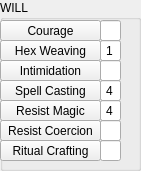
    <widget class="QGroupBox" name="Group_WILL">
     <property name="geometry">
      <rect>
       <x>160</x>
       <y>270</y>
       <width>141</width>
       <height>171</height>
      </rect>
     </property>
     <property name="title">
      <string>WILL</string>
     </property>
     <widget class="QPushButton" name="Courage">
      <property name="geometry">
       <rect>
        <x>0</x>
        <y>20</y>
        <width>101</width>
        <height>21</height>
       </rect>
      </property>
      <property name="text">
       <string>Courage</string>
      </property>
      <property name="checkable">
       <bool>false</bool>
      </property>
     </widget>
     <widget class="QPushButton" name="HexWeaving">
      <property name="geometry">
       <rect>
        <x>0</x>
        <y>40</y>
        <width>101</width>
        <height>21</height>
       </rect>
      </property>
      <property name="text">
       <string>Hex Weaving</string>
      </property>
      <property name="checkable">
       <bool>false</bool>
      </property>
     </widget>
     <widget class="QPushButton" name="Intimidation">
      <property name="geometry">
       <rect>
        <x>0</x>
        <y>60</y>
        <width>101</width>
        <height>21</height>
       </rect>
      </property>
      <property name="text">
       <string>Intimidation</string>
      </property>
      <property name="checkable">
       <bool>false</bool>
      </property>
     </widget>
     <widget class="QPushButton" name="SpellCasting">
      <property name="geometry">
       <rect>
        <x>0</x>
        <y>80</y>
        <width>101</width>
        <height>21</height>
       </rect>
      </property>
      <property name="text">
       <string>Spell Casting</string>
      </property>
      <property name="checkable">
       <bool>false</bool>
      </property>
     </widget>
     <widget class="QPushButton" name="ResistMagic">
      <property name="geometry">
       <rect>
        <x>0</x>
        <y>100</y>
        <width>101</width>
        <height>21</height>
       </rect>
      </property>
      <property name="text">
       <string>Resist Magic</string>
      </property>
      <property name="checkable">
       <bool>false</bool>
      </property>
     </widget>
     <widget class="QPushButton" name="ResistCoercion">
      <property name="geometry">
       <rect>
        <x>0</x>
        <y>120</y>
        <width>101</width>
        <height>21</height>
       </rect>
      </property>
      <property name="text">
       <string>Resist Coercion</string>
      </property>
      <property name="checkable">
       <bool>false</bool>
      </property>
     </widget>
     <widget class="QPushButton" name="RitualCrafting">
      <property name="geometry">
       <rect>
        <x>0</x>
        <y>140</y>
        <width>101</width>
        <height>21</height>
       </rect>
      </property>
      <property name="text">
       <string>Ritual Crafting</string>
      </property>
      <property name="checkable">
       <bool>false</bool>
      </property>
     </widget>
     <widget class="QLineEdit" name="Courage_Value">
      <property name="geometry">
       <rect>
        <x>100</x>
        <y>20</y>
        <width>21</width>
        <height>21</height>
       </rect>
      </property>
      <property name="alignment">
       <set>Qt::AlignCenter</set>
      </property>
      <property name="readOnly">
       <bool>true</bool>
      </property>
     </widget>
     <widget class="QLineEdit" name="HexWeaving_Value">
      <property name="geometry">
       <rect>
        <x>100</x>
        <y>40</y>
        <width>21</width>
        <height>21</height>
       </rect>
      </property>
      <property name="text">
       <string>1</string>
      </property>
      <property name="alignment">
       <set>Qt::AlignCenter</set>
      </property>
      <property name="readOnly">
       <bool>true</bool>
      </property>
     </widget>
     <widget class="QLineEdit" name="Intimidation_Value">
      <property name="geometry">
       <rect>
        <x>100</x>
        <y>60</y>
        <width>21</width>
        <height>21</height>
       </rect>
      </property>
      <property name="alignment">
       <set>Qt::AlignCenter</set>
      </property>
      <property name="readOnly">
       <bool>true</bool>
      </property>
     </widget>
     <widget class="QLineEdit" name="SpellCasting_Value">
      <property name="geometry">
       <rect>
        <x>100</x>
        <y>80</y>
        <width>21</width>
        <height>21</height>
       </rect>
      </property>
      <property name="text">
       <string>4</string>
      </property>
      <property name="alignment">
       <set>Qt::AlignCenter</set>
      </property>
      <property name="readOnly">
       <bool>true</bool>
      </property>
     </widget>
     <widget class="QLineEdit" name="ResistMagic_Value">
      <property name="geometry">
       <rect>
        <x>100</x>
        <y>100</y>
        <width>21</width>
        <height>21</height>
       </rect>
      </property>
      <property name="text">
       <string>4</string>
      </property>
      <property name="alignment">
       <set>Qt::AlignCenter</set>
      </property>
      <property name="readOnly">
       <bool>true</bool>
      </property>
     </widget>
     <widget class="QLineEdit" name="ResistCoercion_Value">
      <property name="geometry">
       <rect>
        <x>100</x>
        <y>120</y>
        <width>21</width>
        <height>21</height>
       </rect>
      </property>
      <property name="alignment">
       <set>Qt::AlignCenter</set>
      </property>
      <property name="readOnly">
       <bool>true</bool>
      </property>
     </widget>
     <widget class="QLineEdit" name="RitualCrafting_Vvalue">
      <property name="geometry">
       <rect>
        <x>100</x>
        <y>140</y>
        <width>21</width>
        <height>21</height>
       </rect>
      </property>
      <property name="alignment">
       <set>Qt::AlignCenter</set>
      </property>
      <property name="readOnly">
       <bool>true</bool>
      </property>
     </widget>
    </widget>
